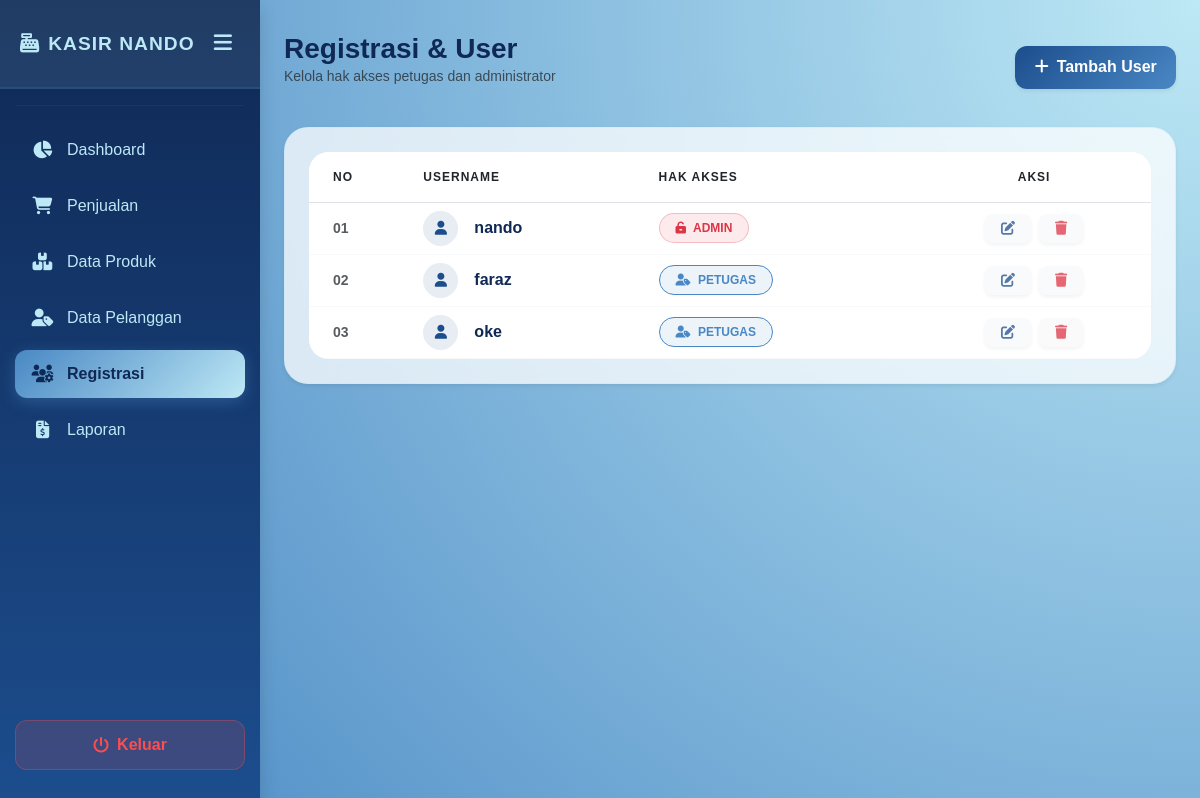
Screenshot of /admin/petugas/index.php (signed in) with the database file from the repository.
### tables this page shows
CREATE TABLE `user` (
  `UserID` int(11) NOT NULL,
  `Username` varchar(255) NOT NULL,
  `Password` varchar(255) NOT NULL,
  `Role` enum('admin','petugas') NOT NULL
);

### admin/petugas/index.php (the view, shortened to what this page needs)
<?php
include '../../main/connect.php';
?>
<!DOCTYPE html>
<html lang="id">
<head>
    <link href="https://cdn.jsdelivr.net/npm/bootstrap@5.3.0/dist/css/bootstrap.min.css" rel="stylesheet">
    <link rel="stylesheet" href="https://cdnjs.cloudflare.com/ajax/libs/font-awesome/6.4.0/css/all.min.css">
</head>
<body>
    <div class="d-flex">
        <?php include '../../template/sidebar.php'; ?>
        <div class="container-fluid p-4">
            <header class="row mb-4 pt-2">
                <div class="col-12 d-flex justify-content-between align-items-center">
                    <div>
                        <h3 class="fw-bold mb-0 text-dark-custom">Registrasi & User</h3>
                        <p class="text-muted small">Kelola hak akses petugas dan administrator</p>
                    </div>
                    <a href="tambah_petugas.php" class="btn btn-primary btn-modern shadow-sm" style="background: linear-gradient(135deg, var(--primary-color), var(--secondary-color)); border: none;">
                        <i class="fas fa-plus me-2"></i>Tambah User
                    </a>
                </div>
            </header>
            <div class="glass-card shadow-sm p-4">
                <div class="table-container">
                    <div class="table-responsive">
                        <table class="table table-hover align-middle mb-0">
                            <thead class="bg-white">
                                <tr class="text-muted" style="font-size: 0.75rem; letter-spacing: 1px;">
                                    <th class="ps-4 py-3">NO</th>
                                    <th class="py-3">USERNAME</th>
                                    <th class="py-3">HAK AKSES</th>
                                    <th class="text-center py-3">AKSI</th>
                                </tr>
                            </thead>
                            <tbody>
                                <?php
                                $no = 1;
                                $query = mysqli_query($conn, "SELECT * FROM user");
                                while($d = mysqli_fetch_array($query)){
                                ?>
                                <tr class="border-bottom border-light">
                                    <td class="ps-4 fw-bold text-muted small"><?= str_pad($no++, 2, "0", STR_PAD_LEFT); ?></td>
                                    <td>
                                        <div class="d-flex align-items-center">
                                            <div class="rounded-circle bg-primary-light d-flex align-items-center justify-content-center me-3" style="width: 35px; height: 35px;">
                                                <i class="fas fa-user text-primary-custom small"></i>
                                            </div>
                                            <span class="fw-bold text-dark-custom"><?= $d['Username']; ?></span>
                                        </div>
                                    </td>
                                    <td>
                                        <?php if($d['Role'] == 'admin'): ?>
                                            <span class="badge rounded-pill bg-danger bg-opacity-10 text-danger px-3 py-2 border border-danger border-opacity-25">
                                                <i class="fas fa-unlock-alt me-1"></i> ADMIN
                                            </span>
                                        <?php else: ?>
                                            <span class="badge rounded-pill px-3 py-2 border" style="background-color: rgba(73, 136, 196, 0.1); color: var(--secondary-color); border-color: var(--secondary-color) !important;">
                                                <i class="fas fa-user-tag me-1"></i> PETUGAS
                                            </span>
                                        <?php endif; ?>
                                    </td>
                                    <td class="text-center">
                                        <div class="d-flex justify-content-center gap-2">
                                            <a href="edit_petugas.php?id=<?= $d['UserID']; ?>"
                                               class="btn btn-sm btn-light border-0 shadow-sm opacity-75 opacity-100-hover transition-all rounded-3 px-3" style="color: var(--primary-color);">
                                                <i class="fas fa-edit"></i>
                                            </a>
                                            <button onclick="confirmDelete(<?= $d['UserID']; ?>)"
                                               class="btn btn-sm btn-light border-0 shadow-sm link-danger opacity-75 opacity-100-hover transition-all rounded-3 px-3">
                                                <i class="fas fa-trash"></i>
                                            </button>
                                        </div>
                                    </td>
                                </tr>
                                <?php } ?>
                            </tbody>
                        </table>
                    </div>
                </div>
            </div>
        </div>
    </div>
</body>
</html>

### admin/petugas/index.php (style rules this page uses)
:root { --glass-bg: rgba(255, 255, 255, 0.75); --glass-border: rgba(189, 232, 245, 0.4); --primary-color: #1C4D8D; --secondary-color: #4988C4; --accent-color: #BDE8F5; --dark-color: #0F2854; }
body { background: radial-gradient(circle at top right, var(--accent-color), var(--secondary-color)), linear-gradient(135deg, #BDE8F5 0%, #4988C4 100%); min-height: 100vh; color: var(--dark-color); font-family: 'Plus Jakarta Sans', sans-serif; position: relative; }
body::before { content: ""; position: absolute; top: 0; left: 0; width: 100%; height: 100%; background-image: radial-gradient(var(--secondary-color) 0.5px, transparent 0.5px); background-size: 24px 24px; opacity: 0.1; z-index: -1; }
.glass-card { background: var(--glass-bg); backdrop-filter: blur(12px); -webkit-backdrop-filter: blur(12px); border: 1px solid var(--glass-border); border-radius: 24px; box-shadow: 0 10px 30px rgba(15, 40, 84, 0.06); }
.table-container { background: rgba(255, 255, 255, 0.5); border-radius: 20px; overflow: hidden; }
.btn-modern { border-radius: 12px; padding: 0.6rem 1.2rem; font-weight: 700; transition: all 0.3s; }
.transition-all { transition: all 0.3s ease-in-out; }
.text-dark-custom { color: var(--dark-color) !important; }
.bg-primary-light { background-color: rgba(28, 77, 141, 0.1) !important; }
.text-primary-custom { color: var(--primary-color) !important; }

### rows the page displays
user: no "01", Username "nando", Role "admin" (drawn)
user: no "02", Username "faraz", Role "petugas" (drawn)
user: no "03", Username "oke", Role "petugas" (drawn)
